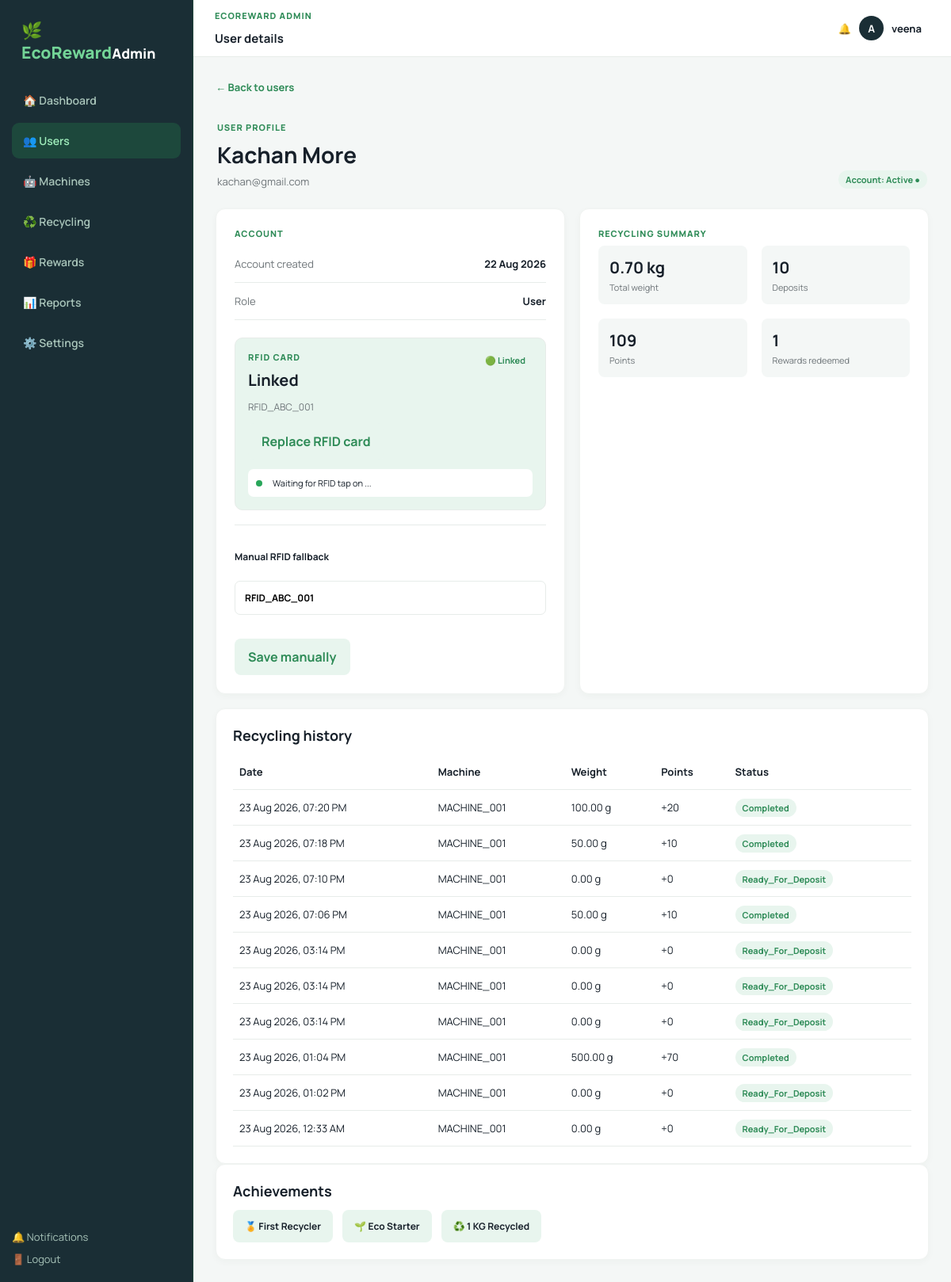
The app's page /admin-panel/users/14/ (signed in) with its own data.
### recycling/models.py (models this page shows)
class Profile(models.Model):
    ROLE_CHOICES = [("USER", "User"), ("ADMIN", "Admin")]
    STATUS_CHOICES = [("ACTIVE", "Active"), ("BLOCKED", "Blocked")]
    RFID_STATUS_CHOICES = [("ACTIVE", "Active"), ("BLOCKED", "Blocked")]
    user = models.OneToOneField(User, on_delete=models.CASCADE)
    role = models.CharField(max_length=10, choices=ROLE_CHOICES, default="USER")
    status = models.CharField(max_length=10, choices=STATUS_CHOICES, default="ACTIVE")
    rfid_uid = models.CharField(max_length=64, blank=True, unique=True, null=True)
    rfid_status = models.CharField(max_length=10, choices=RFID_STATUS_CHOICES, default="ACTIVE")
    phone = models.CharField(max_length=30, blank=True)
    points = models.PositiveIntegerField(default=0)
    monthly_goal_kg = models.DecimalField(max_digits=6, decimal_places=2, default=5)

class RecyclingSession(models.Model):
    STATUS_CHOICES = [(x, x.replace("_", " ").title()) for x in ["RFID_VERIFIED", "READY_FOR_DEPOSIT", "MEASURING", "PROCESSING", "COMPLETED", "REJECTED"]]
    user = models.ForeignKey(User, on_delete=models.CASCADE)
    machine = models.ForeignKey(Machine, on_delete=models.PROTECT)
    rfid_card = models.ForeignKey(RFIDCard, on_delete=models.PROTECT, null=True, blank=True, related_name="sessions")
    session_id = models.CharField(max_length=32, editable=False, default=make_session_id)
    rfid_uid = models.CharField(max_length=64)
    status = models.CharField(max_length=30, choices=STATUS_CHOICES, default="RFID_VERIFIED")
    weight_grams = models.DecimalField(max_digits=8, decimal_places=2, default=0)
    points = models.PositiveIntegerField(default=0)
    created_at = models.DateTimeField(auto_now_add=True)
    completed_at = models.DateTimeField(null=True, blank=True)

class Machine(models.Model):
    STATUS_CHOICES = [("ONLINE", "Online"), ("OFFLINE", "Offline"), ("MAINTENANCE", "Maintenance")]
    code = models.CharField(max_length=40, unique=True)
    location = models.CharField(max_length=120, default="Main Campus")
    status = models.CharField(max_length=20, choices=STATUS_CHOICES, default="ONLINE")
    bin_level = models.PositiveIntegerField(default=40)
    api_key = models.CharField(max_length=120, default="change-me")
    last_seen = models.DateTimeField(auto_now=True)

### recycling/views.py (the view, shortened to what this page needs)
# urls.py: path("admin-panel/users/<int:user_id>/", views.admin_user_detail_page, name="admin_user_detail_page"),
@login_required
def admin_user_detail_page(request, user_id):
    if not admin_only(request):
        return redirect("dashboard")
    profile = get_object_or_404(Profile.objects.select_related("user"), user_id=user_id)
    sessions = RecyclingSession.objects.filter(user=profile.user).select_related("machine").order_by("-created_at")
    total_weight = sessions.filter(status="COMPLETED").aggregate(value=Sum("weight_grams"))["value"] or 0
    registration = RFIDRegistration.objects.filter(profile=profile, status__in=["WAITING", "DETECTED"]).order_by("-created_at").first()
    return render(request, "admin/user_detail.html", {"profile": profile, "rfid_card": RFIDCard.objects.filter(user=profile.user, is_active=True).first(), "sessions": sessions, "total_weight": Decimal(total_weight) / 1000, "redemptions": Redemption.objects.filter(user=profile.user).count(), "registration": registration, "admin_section": "users", "page_title": "User details"})

### recycling/views.py (called while the page is built)
def admin_only(request):
    return request.user.is_authenticated and hasattr(request.user, "profile") and request.user.profile.role == "ADMIN"

### templates/admin/user_detail.html (shortened to what this page needs)
{% extends 'admin/base.html' %}
{% block admin_content %}
<a class="back-link" href="{% url 'admin_users_page' %}">← Back to users</a><div class="page-heading"><div><p class="eyebrow">USER PROFILE</p><h1>{{ profile.user.get_full_name|default:profile.user.username }}</h1><p>{{ profile.user.email }}</p></div><span class="pill">Account: {{ profile.status|title }} ●</span></div>
<section class="detail-grid"><div class="panel settings-card"><p class="eyebrow">ACCOUNT</p><div class="detail-row"><span>Account created</span><b>{{ profile.user.date_joined|date:'d M Y' }}</b></div><div class="detail-row"><span>Role</span><b>{{ profile.role|title }}</b></div><div class="rfid-link-card"><div class="rfid-link-head"><div><p class="eyebrow">RFID CARD</p><h2 id="rfid-status-title">{% if profile.rfid_uid %}Linked{% else %}Not linked{% endif %}</h2></div><span id="rfid-status-pill" class="pill">{% if profile.rfid_uid %}🟢 Linked{% else %}⚪ Not linked{% endif %}</span></div><p id="rfid-status-message" class="muted">{% if profile.rfid_uid %}{{ profile.rfid_uid }}{% else %}Ask the user to tap their card on the selected machine.{% endif %}</p><button id="start-rfid-button" class="btn secondary" type="button" onclick="startRFIDRegistration()">{% if profile.rfid_uid %}Replace RFID card{% else %}Tap RFID card on machine{% endif %}</button><div id="rfid-waiting" class="rfid-waiting" hidden><span class="status-dot"></span><span>Waiting for RFID tap on <b id="rfid-machine"></b>...</span></div></div><form class="manual-rfid-form" method="post"><input type="hidden" name="action" value="manual_rfid">{% csrf_token %}<label>Manual RFID fallback<input class="field" name="rfid_uid" value="{{ profile.rfid_uid|default:'' }}" placeholder="A3:B7:91:24"></label><button class="btn secondary" type="submit">Save manually</button></form></div><div class="panel settings-card"><p class="eyebrow">RECYCLING SUMMARY</p><div class="detail-stat-grid"><div><strong>{{ total_weight|floatformat:2 }} kg</strong><span>Total weight</span></div><div><strong>{{ sessions|length }}</strong><span>Deposits</span></div><div><strong>{{ profile.points }}</strong><span>Points</span></div><div><strong>{{ redemptions }}</strong><span>Rewards redeemed</span></div></div></div></section>
<section class="panel admin-panel"><div class="panel-heading"><h2>Recycling history</h2></div><div class="admin-table-wrap"><table class="table admin-table"><thead><tr><th>Date</th><th>Machine</th><th>Weight</th><th>Points</th><th>Status</th></tr></thead><tbody>{% for session in sessions %}<tr><td>{{ session.created_at|date:'d M Y, h:i A' }}</td><td>{{ session.machine.code }}</td><td>{{ session.weight_grams }} g</td><td>+{{ session.points }}</td><td><span class="pill">{{ session.status|title }}</span></td></tr>{% empty %}<tr><td colspan="5">No history yet.</td></tr>{% endfor %}</tbody></table></div></section>
<section class="panel admin-panel"><div class="panel-heading"><h2>Achievements</h2></div><div class="achievement-list"><span>🏅 First Recycler</span><span>🌱 Eco Starter</span><span>♻️ 1 KG Recycled</span></div></section>
{% endblock %}

### templates/admin/base.html (shortened to what this page needs)
{% extends 'base.html' %}
{% block body %}
<div class="shell admin-shell">
  <aside class="sidebar admin-sidebar">
    <div>
      <div class="brand"><span>🌿 EcoReward</span><small>Admin</small></div>
      <nav class="nav admin-nav">
        <a class="{% if admin_section == 'dashboard' %}active{% endif %}" href="{% url 'admin_dashboard' %}">🏠 Dashboard</a>
        <a class="{% if admin_section == 'users' %}active{% endif %}" href="{% url 'admin_users_page' %}">👥 Users</a>
        <a class="{% if admin_section == 'machines' %}active{% endif %}" href="{% url 'admin_machines_page' %}">🤖 Machines</a>
        <a class="{% if admin_section == 'recycling' %}active{% endif %}" href="{% url 'admin_recycling_page' %}">♻️ Recycling</a>
        <a class="{% if admin_section == 'rewards' %}active{% endif %}" href="{% url 'admin_rewards_page' %}">🎁 Rewards</a>
        <a class="{% if admin_section == 'reports' %}active{% endif %}" href="{% url 'admin_reports_page' %}">📊 Reports</a>
        <a class="{% if admin_section == 'settings' %}active{% endif %}" href="{% url 'admin_settings_page' %}">⚙️ Settings</a>
      </nav>
    </div>
    <div class="admin-side-foot">
      <a href="{% url 'admin_notifications_page' %}">🔔 Notifications</a>
      <a href="{% url 'logout' %}">🚪 Logout</a>
    </div>
  </aside>
  <div class="content">
    <header class="topbar admin-topbar">
      <div class="admin-page-title"><span class="eyebrow">ECOREWARD ADMIN</span><b>{{ page_title }}</b></div>
      <div class="user"><a href="{% url 'admin_notifications_page' %}">🔔</a><span class="avatar">{{ request.user.username|first|upper }}</span><span>{{ request.user.get_full_name|default:request.user.username }}</span></div>
    </header>
    <main class="main admin-main">{% block admin_content %}{% endblock %}</main>
  </div>
</div>
{% endblock %}

### records on screen
Profile: user.get_full_name "Kachan More", user.email "kachan@gmail.com", status "Active", user.date_joined "22 Aug 2026", role "User", rfid_uid "RFID_ABC_001", points "109"
RecyclingSession: created_at "23 Aug 2026, 07:20 PM", machine.code "MACHINE_001", weight_grams "100.00", points "20", status "Completed"
RecyclingSession: created_at "23 Aug 2026, 07:18 PM", machine.code "MACHINE_001", weight_grams "50.00", points "10", status "Completed"
RecyclingSession: created_at "23 Aug 2026, 07:10 PM", machine.code "MACHINE_001", weight_grams "0.00", points "0", status "Ready_For_Deposit"
RecyclingSession: created_at "23 Aug 2026, 07:06 PM", machine.code "MACHINE_001", weight_grams "50.00", points "10", status "Completed"
RecyclingSession: created_at "23 Aug 2026, 03:14 PM", machine.code "MACHINE_001", weight_grams "0.00", points "0", status "Ready_For_Deposit"
RecyclingSession: created_at "23 Aug 2026, 03:14 PM", machine.code "MACHINE_001", weight_grams "0.00", points "0", status "Ready_For_Deposit"
RecyclingSession: created_at "23 Aug 2026, 03:14 PM", machine.code "MACHINE_001", weight_grams "0.00", points "0", status "Ready_For_Deposit"
RecyclingSession: created_at "23 Aug 2026, 01:04 PM", machine.code "MACHINE_001", weight_grams "500.00", points "70", status "Completed"
RecyclingSession: created_at "23 Aug 2026, 01:02 PM", machine.code "MACHINE_001", weight_grams "0.00", points "0", status "Ready_For_Deposit"
RecyclingSession: created_at "23 Aug 2026, 12:33 AM", machine.code "MACHINE_001", weight_grams "0.00", points "0", status "Ready_For_Deposit"

### other values on screen
{{ page_title }} "User details"
{{ request.user.username|first|upper }} "A"
{{ request.user.get_full_name|default:request.user.username }} "veena"
{{ total_weight|floatformat:2 }} "0.70"
{{ sessions|length }} "10"
{{ redemptions }} "1"
